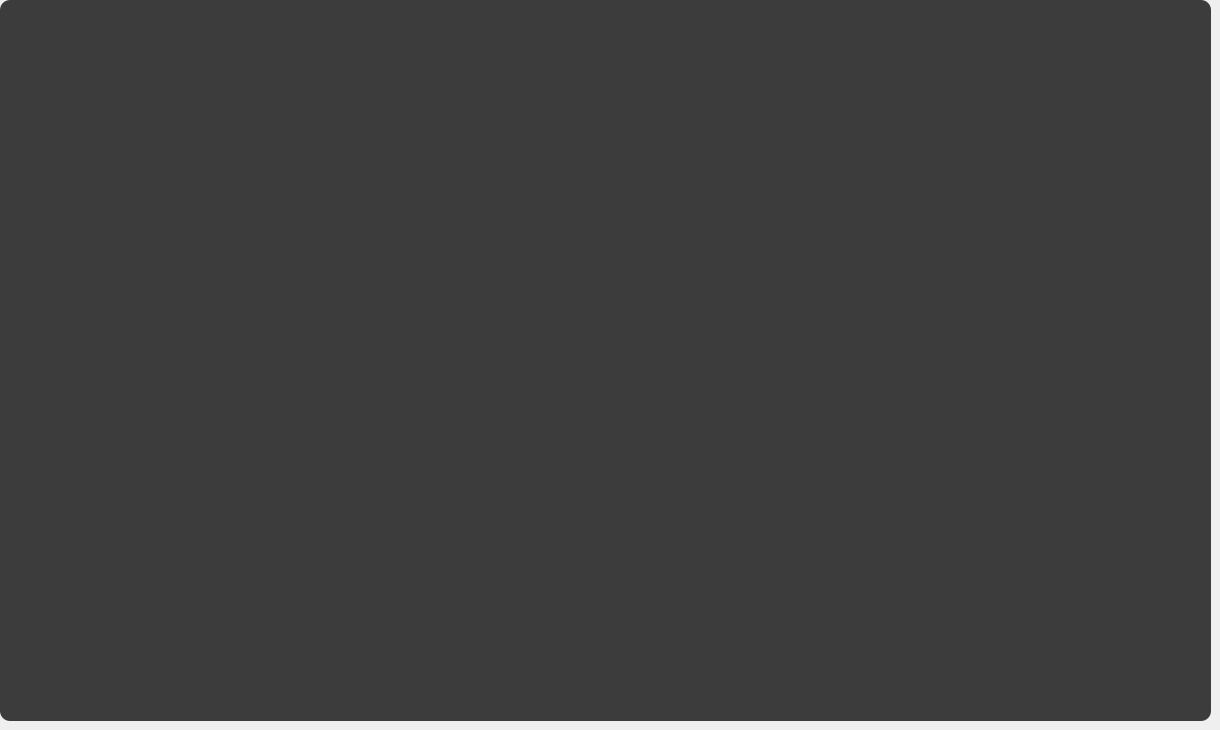
      <widget class="QWidget" name="page_3">
       <widget class="QLineEdit" name="lineEdit_35">
        <property name="geometry">
         <rect>
          <x>0</x>
          <y>0</y>
          <width>1211</width>
          <height>721</height>
         </rect>
        </property>
        <property name="styleSheet">
         <string notr="true">background-color: rgba(0, 0, 0,0.3%);
border-radius:10 ;</string>
        </property>
        <property name="readOnly">
         <bool>true</bool>
        </property>
       </widget>
       <widget class="QLineEdit" name="lineEdit_39">
        <property name="geometry">
         <rect>
          <x>0</x>
          <y>0</y>
          <width>1211</width>
          <height>721</height>
         </rect>
        </property>
        <property name="styleSheet">
         <string notr="true">border-image: url(:/new/img/img/home1.2.png);
border-radius:10 ;</string>
        </property>
        <property name="readOnly">
         <bool>true</bool>
        </property>
       </widget>
       <widget class="QLabel" name="label_109">
        <property name="geometry">
         <rect>
          <x>430</x>
          <y>160</y>
          <width>340</width>
          <height>450</height>
         </rect>
        </property>
        <property name="styleSheet">
         <string notr="true">border-image: url(:/new/img/img/3.png);</string>
        </property>
        <property name="text">
         <string/>
        </property>
       </widget>
       <zorder>lineEdit_39</zorder>
       <zorder>lineEdit_35</zorder>
       <zorder>label_109</zorder>
      </widget>
